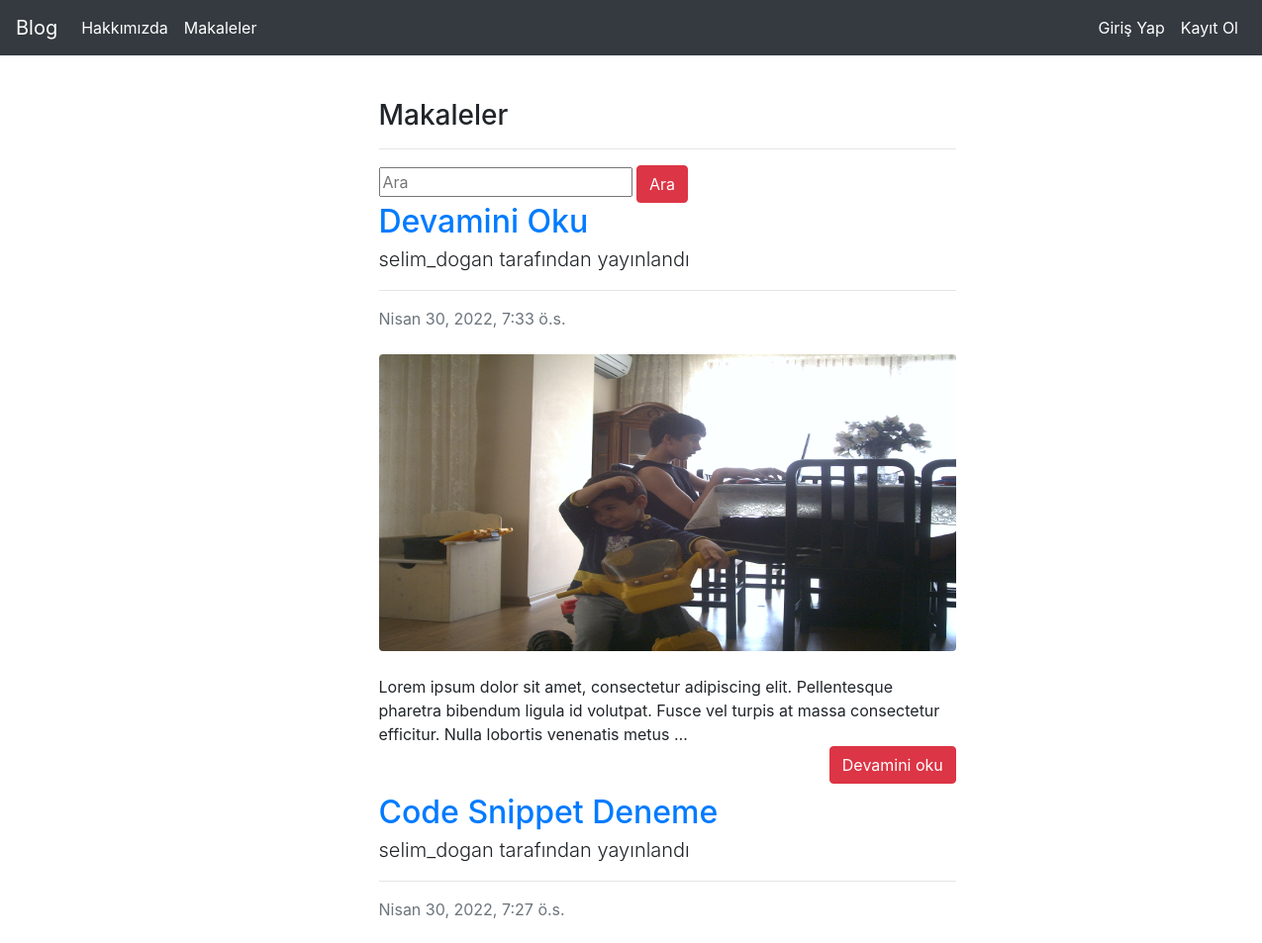
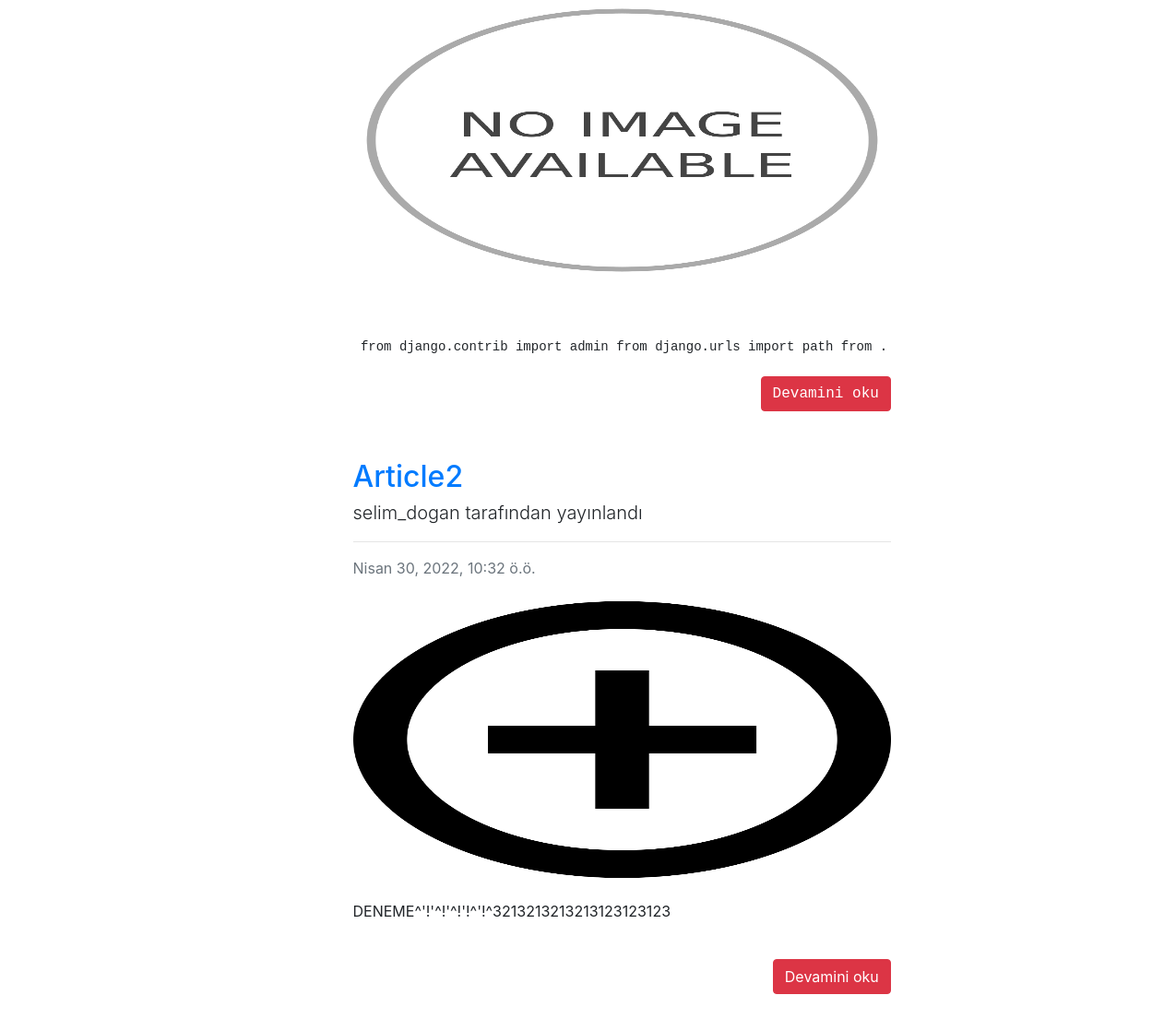
The app's page /articles/ with its own data (2 pictures, top to bottom).
### article/models.py (models this page shows, shortened)
class Article(models.Model):
    author = models.ForeignKey("auth.user",on_delete=models.CASCADE,verbose_name="yazar")
    title = models.CharField(max_length=50,verbose_name="Başlık")
    content = RichTextField()
    created_date = models.DateTimeField(auto_now_add=True,verbose_name="Oluşturma Tarihi")
    article_img = models.FileField(blank= True,null=True,verbose_name="Makaleye Fotoğraf Ekleyin")
    class Meta:
        ordering = ['-created_date']

### article/views.py (the view)
# urls.py: path('articles/',include("article.urls"))
def articles(request):
    keyword = request.GET.get("keyword")
    if keyword:
        articles = Article.objects.filter(title__contains = keyword)
        return render(request,"articles.html",context={"articles":articles})
    else:
        articles = Article.objects.all()
    return render(request=request,template_name="articles.html",context={"articles":articles})

### templates/articles.html (shortened to what this page needs)
{% extends "layout.html" %}
{% block body %}
<div class="row">
<div class="col-md-10 offset-md-3">
<div class="col-lg-8">
<h3>Makaleler</h3>
<hr>
</div>
</div>
</div>
<div class="row">
<div class="col-md-10 offset-md-3">
<div class="col-lg-8">
<form>
<input type="text" name="keyword" class="input-sm" maxlength="64" placeholder="Ara">
<button type="submit" class="btn btn-danger">Ara</button>
</form>
</div>
</div>
</div>
{% if articles %}
{% for article in articles %}
<div class="row">
<div class="col-md-10 offset-md-3">
                <div class="col-lg-8">
                    <article>
                        <header class="mb-4">
                            <h2 class="fw-bolder mb-1"><a href="{%url 'article:detail' article.id%}">{{article.title}}</a></h2>
                            <p class="lead">{{article.author}} tarafından yayınlandı</p>
                            <hr>
                            <div class="text-muted fst-italic mb-2">{{article.created_date}}</div>
                        </header>
                        <figure class="mb-4"><a href="{%url 'article:detail' article.id%}"><img style="width:900px;height:300px;" class="img-fluid rounded" src="/media/{{article.article_img}}" alt="..." /></a></figure>
                        <section class="mb-5">
                            {{article.content|safe|truncatewords:25}}<br>
                            <a style="float:right;" href="{%url 'article:detail' article.id%}" class="btn btn-danger">Devamini oku</a>
                        </section>
                    </article>
            </div>
            </div>
        </div>
{% endfor %}
{% else %}
<div class="alert alert-danger">Makale Bulunamadı</div>
{% endif %}
{% endblock body %}

### templates/layout.html (shortened to what this page needs)
<!DOCTYPE html>
<html lang="en">
{% load static %}
<head>
    <link rel="stylesheet" href="{% static 'css/bootstrap.min.css'%}">
</head>
<body>
{% include "includes/navbar.html" %}
<div class="container" style="margin-top: 100px;margin-bottom: 50px;">
    {% block body %}
    {% endblock body %}
</div>
</body>
</html>

### templates/includes/navbar.html (shortened to what this page needs)
<nav class="navbar navbar-expand-md navbar-dark fixed-top bg-dark">
      <a class="navbar-brand" href="{% url 'index'%}">Blog</a>
      <div class="collapse navbar-collapse" id="navbarCollapse">
        <ul class="navbar-nav mr-auto">
          <li class="nav-item active">
            <a class="nav-link" href="{% url 'about'%}">Hakkımızda</a>
          </li>
          <li class="nav-item active">
            <a class="nav-link" href="{% url 'article:articles'%}">Makaleler</a>
          </li>
        </ul>
      <ul class="navbar-nav ml-auto">
      {% if request.user.is_authenticated %}
      <li class="nav-item active">
        <a class="nav-link" href="{% url 'article:dashbord'%}">Kontrol Paneli</a>
      </li>
      <li class="nav-item active">
        <a class="nav-link" href="{% url 'user:logout'%}">Çıkış Yap</a>
      </li>
      {% else %}
      <li class="nav-item active">
        <a class="nav-link" href="{% url 'user:login'%}">Giriş Yap</a>
      </li>
      <li class="nav-item active">
        <a class="nav-link" href="{% url 'user:register'%}">Kayıt Ol</a>
      </li>
      {% endif %}
      </ul>
      </div>
    </nav>

### records on screen
Article: title "Devamini Oku", author "selim_dogan", created_date "Nisan 30, 2022, 7:33 ö.s.", article_img (picture), content "Lorem ipsum dolor sit amet, consectetur adipiscing elit. Pellentesque pharetra bibendum ligula id volutpat. Fusce vel turpis at massa consectetur efficitur. Nulla lobortis venenatis metus …"
Article: title "Code Snippet Deneme", author "selim_dogan", created_date "Nisan 30, 2022, 7:27 ö.s.", article_img (placeholder picture), content "from django.contrib import admin from django.urls import path from .…"
Article: title "Article2", author "selim_dogan", created_date "Nisan 30, 2022, 10:32 ö.ö.", article_img (picture), content "DENEME^'!'^!'^!'!^'!^3213213213213123123123"
